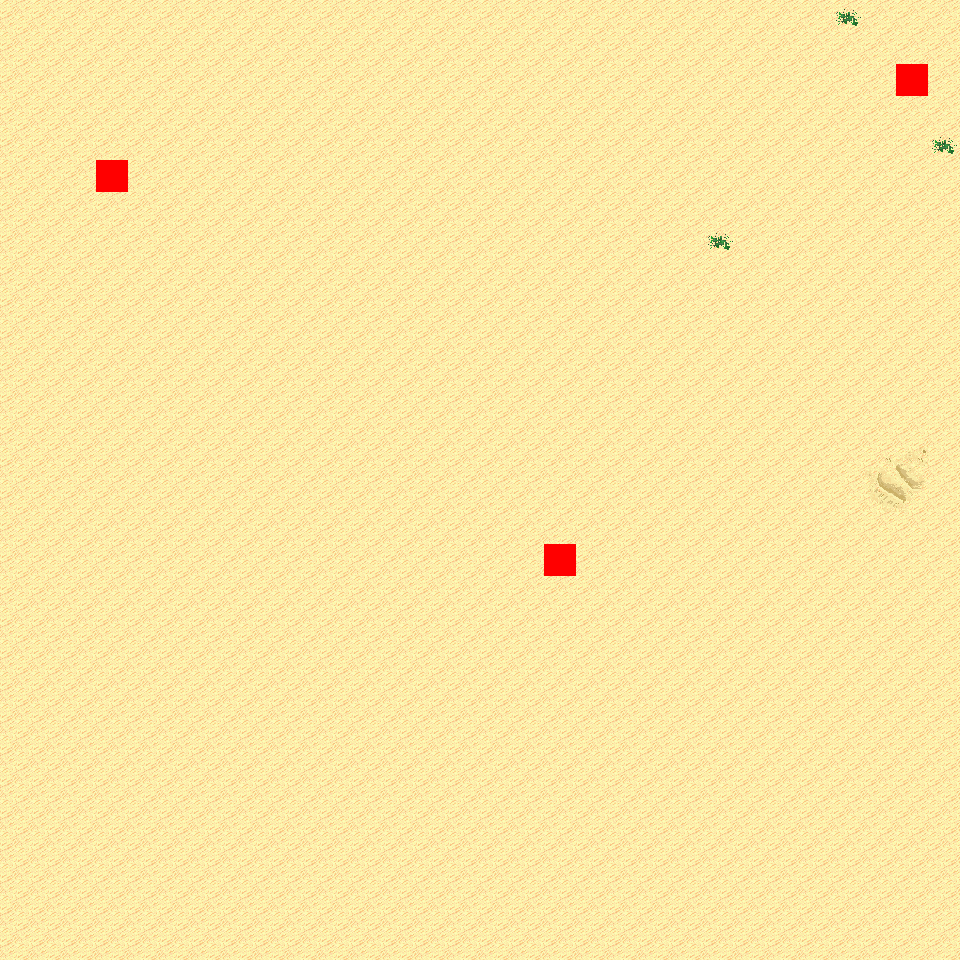

Below is a game level as drawn by its tile map, then a one-line description and the .tmx that defines it (tile-layer data replaced by summaries):
An orthogonal 30x30 tile map with 32x32 px tiles, 6 tile layers (Ground, Object, Object2, Above, ...), 8 tilesets and 4 objects (4x mapExit).

<map version="1.0" orientation="orthogonal" renderorder="right-down" width="30" height="30" tilewidth="32" tileheight="32" nextobjectid="5">
  <tileset firstgid="1" name="tileset_logic_collision" tilewidth="32" tileheight="32" tilecount="1" columns="1">
    <image source="../drawable/tileset_logic_collision.png" width="32" height="32" />
  </tileset>
  <tileset firstgid="2" name="tileset_ground_ground" tilewidth="32" tileheight="32" tilecount="33" columns="3">
    <image source="../drawable/tileset_ground_ground.png" width="96" height="352" />
  </tileset>
  <tileset firstgid="35" name="tileset_ground_ridge_earth_pale" tilewidth="32" tileheight="32" tilecount="96" columns="12">
    <image source="../drawable/tileset_ground_ridge_earth_pale.png" width="384" height="256" />
  </tileset>
  <tileset firstgid="131" name="tileset_ground_ridge_earth_dark" tilewidth="32" tileheight="32" tilecount="96" columns="12">
    <image source="../drawable/tileset_ground_ridge_earth_dark.png" width="384" height="256" />
  </tileset>
  <tileset firstgid="227" name="tileset_terrain_desert" tilewidth="32" tileheight="32" tilecount="88" columns="8">
    <image source="../drawable/tileset_terrain_desert.png" width="256" height="352" />
  </tileset>
  <tileset firstgid="315" name="tileset_plant_tree_tree_darkgreen" tilewidth="32" tileheight="32" tilecount="88" columns="8">
    <image source="../drawable/tileset_plant_tree_tree_darkgreen.png" width="256" height="352" />
  </tileset>
  <tileset firstgid="403" name="tileset_plant_cactus_2" tilewidth="32" tileheight="32" tilecount="10" columns="5">
    <image source="../drawable/tileset_plant_cactus_2.png" width="160" height="64" />
  </tileset>
  <tileset firstgid="413" name="tileset_ground_sand_2" tilewidth="32" tileheight="32" tilecount="15" columns="5">
    <image source="../drawable/tileset_ground_sand_2.png" width="160" height="96" />
  </tileset>
  <layer name="Ground" width="30" height="30">
    <data>[900 cells, 900 non-empty, 7 distinct tile ids]</data>
  </layer>
  <layer name="Object" width="30" height="30">
    <data>[900 cells, 2 non-empty, 1 distinct tile ids]</data>
  </layer>
  <layer name="Object2" width="30" height="30">
    <data>[900 cells, 0 non-empty, 0 distinct tile ids]</data>
  </layer>
  <layer name="Above" width="30" height="30">
    <data>[900 cells, 0 non-empty, 0 distinct tile ids]</data>
  </layer>
  <layer name="Above2" width="30" height="30">
    <data>[900 cells, 0 non-empty, 0 distinct tile ids]</data>
  </layer>
  <layer name="Walkable" width="30" height="30">
    <data>[900 cells, 3 non-empty, 1 distinct tile ids]</data>
  </layer>
  <objectgroup name="MapEvents">
    <object id="1" name="north" type="mapExit" x="0" y="0" width="960" height="32">
      <properties>
        <property name="map" value="level_0_x20_y145" />
        <property name="x" value="0" />
        <property name="y" value="28" />
      </properties>
    </object>
    <object id="2" name="south" type="mapExit" x="0" y="928" width="960" height="32">
      <properties>
        <property name="map" value="level_0_x20_y147" />
        <property name="x" value="0" />
        <property name="y" value="1" />
      </properties>
    </object>
    <object id="3" name="west" type="mapExit" x="0" y="0" width="32" height="960">
      <properties>
        <property name="map" value="level_0_x19_y146" />
        <property name="x" value="28" />
        <property name="y" value="0" />
      </properties>
    </object>
    <object id="4" name="east" type="mapExit" x="928" y="0" width="32" height="960">
      <properties>
        <property name="map" value="level_0_x21_y146" />
        <property name="x" value="1" />
        <property name="y" value="0" />
      </properties>
    </object>
  </objectgroup>
</map>
